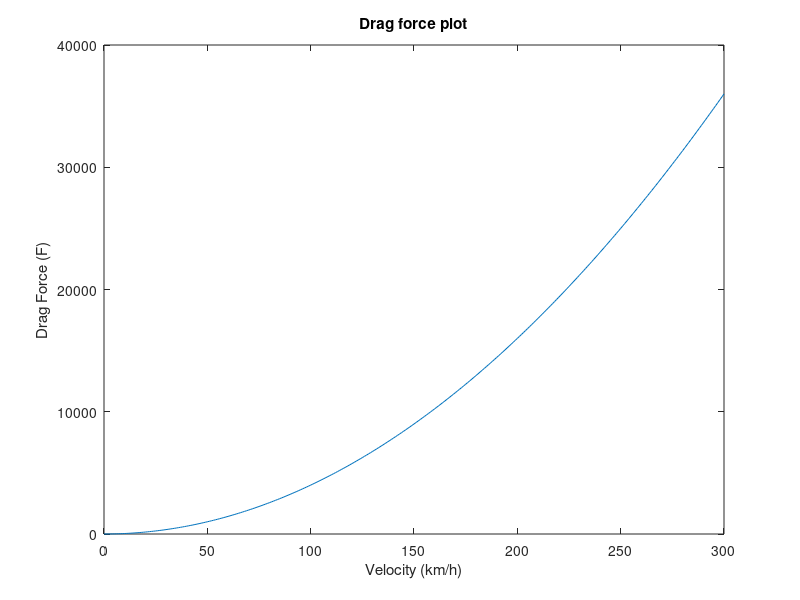

Reproduce this figure in MATLAB.
clear;

% prompt user for input
prompt1 = 'Input the drag force, F, in (N): ';
F = input(prompt1);
prompt2 = 'Input air velocity, V: in (km/h) ';
V = input(prompt2);
prompt3 = 'Input air density, p: in (kg/m3) ';
p = input(prompt3);
prompt4 = 'Input surface area, A: (m2) ';
A = input(prompt4);

% calculate coefficient
C = F/(p*V^2*A/2);
message = ['The drag coefficient is: ', num2str(C)];
disp(message);

% define a new vector
newV = 0:1:300;
% calculate and plot
newF = C.*(p.*newV.^2.*A);
plot(newV,newF)
title('Drag force plot')
xlabel('Velocity (km/h)')
ylabel('Drag Force (F)')